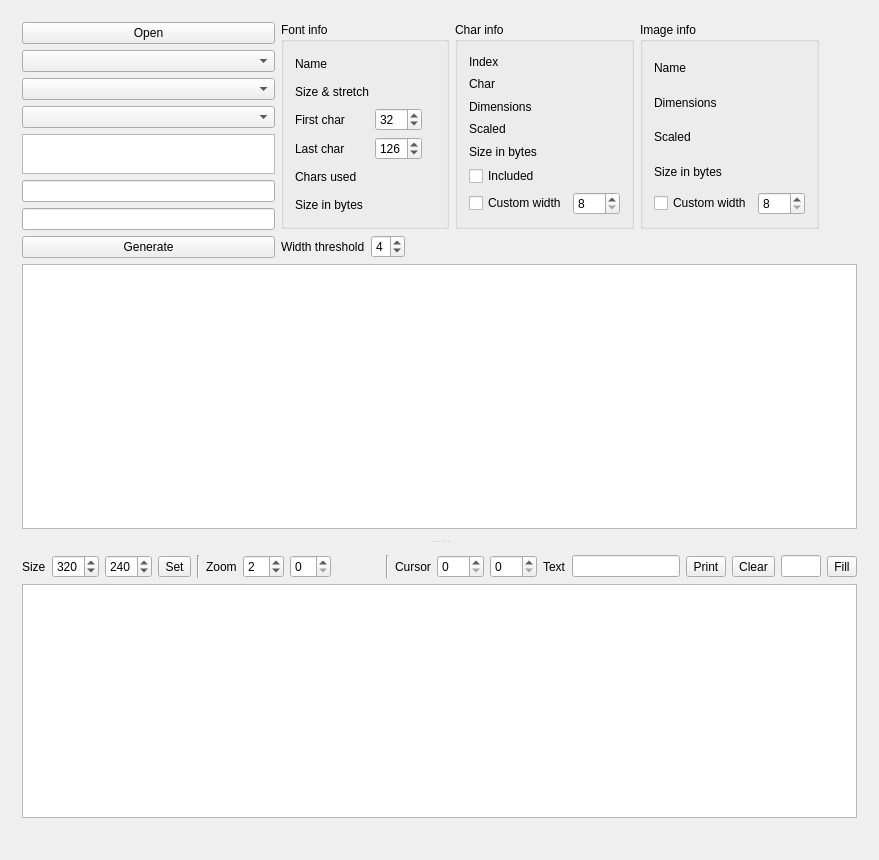
<?xml version="1.0" encoding="UTF-8"?>
<ui version="4.0">
 <class>MainWindow</class>
 <widget class="QMainWindow" name="MainWindow">
  <property name="geometry">
   <rect>
    <x>0</x>
    <y>0</y>
    <width>879</width>
    <height>860</height>
   </rect>
  </property>
  <property name="windowTitle">
   <string>FontConverter</string>
  </property>
  <widget class="QWidget" name="centralWidget">
   <layout class="QVBoxLayout" name="verticalLayout_4">
    <item>
     <widget class="QSplitter" name="splitter">
      <property name="orientation">
       <enum>Qt::Vertical</enum>
      </property>
      <widget class="QWidget" name="verticalLayoutWidget">
       <layout class="QVBoxLayout" name="verticalLayout_2">
        <item>
         <layout class="QHBoxLayout" name="horizontalLayout">
          <item>
           <layout class="QVBoxLayout" name="verticalLayout">
            <item>
             <widget class="QPushButton" name="openFileButton">
              <property name="toolTip">
               <string>Open font or image</string>
              </property>
              <property name="text">
               <string>Open</string>
              </property>
             </widget>
            </item>
            <item>
             <widget class="QComboBox" name="preset">
              <property name="toolTip">
               <string>Preset</string>
              </property>
             </widget>
            </item>
            <item>
             <widget class="QComboBox" name="bitcount">
              <property name="toolTip">
               <string>Bit count</string>
              </property>
              <property name="currentIndex">
               <number>-1</number>
              </property>
             </widget>
            </item>
            <item>
             <widget class="QComboBox" name="bitorder">
              <property name="toolTip">
               <string>Bit order</string>
              </property>
             </widget>
            </item>
            <item>
             <widget class="QPlainTextEdit" name="includes">
              <property name="maximumSize">
               <size>
                <width>16777215</width>
                <height>40</height>
               </size>
              </property>
              <property name="toolTip">
               <string>Includes</string>
              </property>
              <property name="plainText">
               <string/>
              </property>
             </widget>
            </item>
            <item>
             <widget class="QLineEdit" name="arraySyntax1">
              <property name="toolTip">
               <string>Array declaration syntax</string>
              </property>
             </widget>
            </item>
            <item>
             <widget class="QLineEdit" name="arraySyntax2">
              <property name="toolTip">
               <string>Array declaration syntax</string>
              </property>
             </widget>
            </item>
            <item>
             <widget class="QPushButton" name="generateButton">
              <property name="toolTip">
               <string>Generate code</string>
              </property>
              <property name="text">
               <string>Generate</string>
              </property>
             </widget>
            </item>
           </layout>
          </item>
          <item>
           <layout class="QVBoxLayout" name="verticalLayout_5">
            <item>
             <layout class="QHBoxLayout" name="horizontalLayout_4">
              <item>
               <widget class="QGroupBox" name="fontInfoBox">
                <property name="title">
                 <string>Font info</string>
                </property>
                <layout class="QGridLayout" name="gridLayout_2">
                 <item row="2" column="2">
                  <widget class="QSpinBox" name="firstChar">
                   <property name="maximum">
                    <number>999</number>
                   </property>
                   <property name="value">
                    <number>32</number>
                   </property>
                  </widget>
                 </item>
                 <item row="4" column="3">
                  <widget class="QLabel" name="lFontLast">
                   <property name="text">
                    <string/>
                   </property>
                  </widget>
                 </item>
                 <item row="2" column="3">
                  <widget class="QLabel" name="lFontFirst">
                   <property name="text">
                    <string/>
                   </property>
                  </widget>
                 </item>
                 <item row="5" column="1">
                  <widget class="QLabel" name="label_13">
                   <property name="text">
                    <string>Chars used</string>
                   </property>
                  </widget>
                 </item>
                 <item row="4" column="1">
                  <widget class="QLabel" name="label_12">
                   <property name="text">
                    <string>Last char</string>
                   </property>
                  </widget>
                 </item>
                 <item row="6" column="1">
                  <widget class="QLabel" name="label_19">
                   <property name="text">
                    <string>Size in bytes</string>
                   </property>
                  </widget>
                 </item>
                 <item row="2" column="1">
                  <widget class="QLabel" name="label_11">
                   <property name="text">
                    <string>First char</string>
                   </property>
                  </widget>
                 </item>
                 <item row="1" column="1">
                  <widget class="QLabel" name="label_22">
                   <property name="text">
                    <string>Size &amp; stretch</string>
                   </property>
                  </widget>
                 </item>
                 <item row="0" column="1">
                  <widget class="QLabel" name="label_21">
                   <property name="text">
                    <string>Name</string>
                   </property>
                  </widget>
                 </item>
                 <item row="4" column="2">
                  <widget class="QSpinBox" name="lastChar">
                   <property name="maximum">
                    <number>999</number>
                   </property>
                   <property name="value">
                    <number>126</number>
                   </property>
                  </widget>
                 </item>
                 <item row="0" column="2" colspan="2">
                  <widget class="QLabel" name="lFontName">
                   <property name="text">
                    <string/>
                   </property>
                  </widget>
                 </item>
                 <item row="1" column="2" colspan="2">
                  <widget class="QLabel" name="lFontSize">
                   <property name="text">
                    <string/>
                   </property>
                  </widget>
                 </item>
                 <item row="5" column="2" colspan="2">
                  <widget class="QLabel" name="lFontUsed">
                   <property name="text">
                    <string/>
                   </property>
                  </widget>
                 </item>
                 <item row="6" column="2" colspan="2">
                  <widget class="QLabel" name="lFontBytes">
                   <property name="text">
                    <string/>
                   </property>
                  </widget>
                 </item>
                </layout>
               </widget>
              </item>
              <item>
               <widget class="QGroupBox" name="charInfoBox">
                <property name="title">
                 <string>Char info</string>
                </property>
                <layout class="QGridLayout" name="gridLayout">
                 <item row="0" column="2">
                  <widget class="QLabel" name="lCharIndex">
                   <property name="text">
                    <string/>
                   </property>
                  </widget>
                 </item>
                 <item row="0" column="1">
                  <widget class="QLabel" name="label">
                   <property name="text">
                    <string>Index</string>
                   </property>
                  </widget>
                 </item>
                 <item row="1" column="1">
                  <widget class="QLabel" name="label_3">
                   <property name="text">
                    <string>Char</string>
                   </property>
                  </widget>
                 </item>
                 <item row="3" column="1">
                  <widget class="QLabel" name="label_4">
                   <property name="text">
                    <string>Scaled</string>
                   </property>
                  </widget>
                 </item>
                 <item row="3" column="2">
                  <widget class="QLabel" name="lCharScaled">
                   <property name="text">
                    <string/>
                   </property>
                  </widget>
                 </item>
                 <item row="6" column="2">
                  <widget class="QSpinBox" name="charCustomWidth">
                   <property name="minimum">
                    <number>8</number>
                   </property>
                   <property name="maximum">
                    <number>999</number>
                   </property>
                   <property name="singleStep">
                    <number>8</number>
                   </property>
                  </widget>
                 </item>
                 <item row="6" column="1">
                  <widget class="QCheckBox" name="charCustomWidthEnb">
                   <property name="text">
                    <string>Custom width</string>
                   </property>
                  </widget>
                 </item>
                 <item row="2" column="2">
                  <widget class="QLabel" name="lCharDim">
                   <property name="text">
                    <string/>
                   </property>
                  </widget>
                 </item>
                 <item row="2" column="1">
                  <widget class="QLabel" name="label_7">
                   <property name="text">
                    <string>Dimensions</string>
                   </property>
                  </widget>
                 </item>
                 <item row="1" column="2">
                  <widget class="QLabel" name="lCharChar">
                   <property name="text">
                    <string/>
                   </property>
                  </widget>
                 </item>
                 <item row="4" column="1">
                  <widget class="QLabel" name="label_14">
                   <property name="text">
                    <string>Size in bytes</string>
                   </property>
                  </widget>
                 </item>
                 <item row="4" column="2">
                  <widget class="QLabel" name="lCharBytes">
                   <property name="text">
                    <string/>
                   </property>
                  </widget>
                 </item>
                 <item row="5" column="1">
                  <widget class="QCheckBox" name="charIncluded">
                   <property name="text">
                    <string>Included</string>
                   </property>
                  </widget>
                 </item>
                </layout>
               </widget>
              </item>
              <item>
               <widget class="QGroupBox" name="imgInfoBox">
                <property name="title">
                 <string>Image info</string>
                </property>
                <layout class="QGridLayout" name="gridLayout_3">
                 <item row="0" column="0">
                  <widget class="QLabel" name="label_6">
                   <property name="text">
                    <string>Name</string>
                   </property>
                  </widget>
                 </item>
                 <item row="3" column="1">
                  <widget class="QLabel" name="lImgBytes">
                   <property name="text">
                    <string/>
                   </property>
                  </widget>
                 </item>
                 <item row="2" column="1">
                  <widget class="QLabel" name="lImgScaled">
                   <property name="text">
                    <string/>
                   </property>
                  </widget>
                 </item>
                 <item row="3" column="0">
                  <widget class="QLabel" name="label_15">
                   <property name="text">
                    <string>Size in bytes</string>
                   </property>
                  </widget>
                 </item>
                 <item row="2" column="0">
                  <widget class="QLabel" name="label_10">
                   <property name="text">
                    <string>Scaled</string>
                   </property>
                  </widget>
                 </item>
                 <item row="1" column="1">
                  <widget class="QLabel" name="lImgDim">
                   <property name="text">
                    <string/>
                   </property>
                  </widget>
                 </item>
                 <item row="1" column="0">
                  <widget class="QLabel" name="label_8">
                   <property name="text">
                    <string>Dimensions</string>
                   </property>
                  </widget>
                 </item>
                 <item row="0" column="1">
                  <widget class="QLabel" name="lImgName">
                   <property name="text">
                    <string/>
                   </property>
                  </widget>
                 </item>
                 <item row="4" column="0">
                  <widget class="QCheckBox" name="imgCustomWidthEnb">
                   <property name="text">
                    <string>Custom width</string>
                   </property>
                  </widget>
                 </item>
                 <item row="4" column="1">
                  <widget class="QSpinBox" name="imgCustomWidth">
                   <property name="minimum">
                    <number>8</number>
                   </property>
                   <property name="maximum">
                    <number>999</number>
                   </property>
                   <property name="singleStep">
                    <number>8</number>
                   </property>
                  </widget>
                 </item>
                </layout>
               </widget>
              </item>
             </layout>
            </item>
            <item>
             <layout class="QHBoxLayout" name="horizontalLayout_5">
              <item>
               <widget class="QLabel" name="lThreshold">
                <property name="text">
                 <string>Width threshold</string>
                </property>
               </widget>
              </item>
              <item>
               <widget class="QSpinBox" name="threshold">
                <property name="minimum">
                 <number>1</number>
                </property>
                <property name="maximum">
                 <number>7</number>
                </property>
                <property name="value">
                 <number>4</number>
                </property>
               </widget>
              </item>
              <item>
               <spacer name="horizontalSpacer_3">
                <property name="orientation">
                 <enum>Qt::Horizontal</enum>
                </property>
                <property name="sizeHint" stdset="0">
                 <size>
                  <width>40</width>
                  <height>0</height>
                 </size>
                </property>
               </spacer>
              </item>
             </layout>
            </item>
           </layout>
          </item>
          <item>
           <spacer name="horizontalSpacer">
            <property name="orientation">
             <enum>Qt::Horizontal</enum>
            </property>
            <property name="sizeHint" stdset="0">
             <size>
              <width>40</width>
              <height>20</height>
             </size>
            </property>
           </spacer>
          </item>
         </layout>
        </item>
        <item>
         <spacer name="verticalSpacer">
          <property name="orientation">
           <enum>Qt::Vertical</enum>
          </property>
          <property name="sizeType">
           <enum>QSizePolicy::Minimum</enum>
          </property>
          <property name="sizeHint" stdset="0">
           <size>
            <width>20</width>
            <height>0</height>
           </size>
          </property>
         </spacer>
        </item>
        <item>
         <widget class="QListWidget" name="listWidget">
          <property name="iconSize">
           <size>
            <width>500</width>
            <height>500</height>
           </size>
          </property>
          <property name="verticalScrollMode">
           <enum>QAbstractItemView::ScrollPerPixel</enum>
          </property>
          <property name="viewMode">
           <enum>QListView::IconMode</enum>
          </property>
         </widget>
        </item>
       </layout>
      </widget>
      <widget class="QWidget" name="verticalLayoutWidget_2">
       <layout class="QVBoxLayout" name="verticalLayout_3">
        <item>
         <layout class="QHBoxLayout" name="horizontalLayout_2">
          <item>
           <widget class="QLabel" name="label_2">
            <property name="text">
             <string>Size</string>
            </property>
           </widget>
          </item>
          <item>
           <widget class="QSpinBox" name="glcdWidth">
            <property name="minimum">
             <number>8</number>
            </property>
            <property name="maximum">
             <number>999</number>
            </property>
            <property name="value">
             <number>320</number>
            </property>
           </widget>
          </item>
          <item>
           <widget class="QSpinBox" name="glcdHeight">
            <property name="minimum">
             <number>1</number>
            </property>
            <property name="maximum">
             <number>999</number>
            </property>
            <property name="value">
             <number>240</number>
            </property>
           </widget>
          </item>
          <item>
           <widget class="QToolButton" name="setGlcdSizeButton">
            <property name="text">
             <string>Set</string>
            </property>
           </widget>
          </item>
          <item>
           <widget class="Line" name="line_2">
            <property name="orientation">
             <enum>Qt::Vertical</enum>
            </property>
           </widget>
          </item>
          <item>
           <widget class="QLabel" name="label_5">
            <property name="text">
             <string>Zoom</string>
            </property>
           </widget>
          </item>
          <item>
           <widget class="QSpinBox" name="pixelSize">
            <property name="minimum">
             <number>1</number>
            </property>
            <property name="value">
             <number>2</number>
            </property>
           </widget>
          </item>
          <item>
           <widget class="QSpinBox" name="spaceSize">
            <property name="value">
             <number>0</number>
            </property>
           </widget>
          </item>
          <item>
           <spacer name="horizontalSpacer_2">
            <property name="orientation">
             <enum>Qt::Horizontal</enum>
            </property>
            <property name="sizeHint" stdset="0">
             <size>
              <width>40</width>
              <height>20</height>
             </size>
            </property>
           </spacer>
          </item>
          <item>
           <widget class="Line" name="line">
            <property name="orientation">
             <enum>Qt::Vertical</enum>
            </property>
           </widget>
          </item>
          <item>
           <widget class="QLabel" name="label_9">
            <property name="text">
             <string>Cursor</string>
            </property>
           </widget>
          </item>
          <item>
           <widget class="QSpinBox" name="cursorX">
            <property name="maximum">
             <number>999</number>
            </property>
           </widget>
          </item>
          <item>
           <widget class="QSpinBox" name="cursorY">
            <property name="maximum">
             <number>999</number>
            </property>
           </widget>
          </item>
          <item>
           <widget class="QLabel" name="label_16">
            <property name="text">
             <string>Text</string>
            </property>
           </widget>
          </item>
          <item>
           <widget class="QLineEdit" name="text"/>
          </item>
          <item>
           <widget class="QToolButton" name="printButton">
            <property name="text">
             <string>Print</string>
            </property>
           </widget>
          </item>
          <item>
           <widget class="QToolButton" name="clearButton">
            <property name="text">
             <string>Clear</string>
            </property>
           </widget>
          </item>
          <item>
           <widget class="QLineEdit" name="fill">
            <property name="maximumSize">
             <size>
              <width>40</width>
              <height>16777215</height>
             </size>
            </property>
           </widget>
          </item>
          <item>
           <widget class="QToolButton" name="fillButton">
            <property name="text">
             <string>Fill</string>
            </property>
           </widget>
          </item>
         </layout>
        </item>
        <item>
         <widget class="QGraphicsView" name="glcdView">
          <property name="mouseTracking">
           <bool>true</bool>
          </property>
          <property name="alignment">
           <set>Qt::AlignLeading|Qt::AlignLeft|Qt::AlignTop</set>
          </property>
         </widget>
        </item>
        <item>
         <widget class="QLabel" name="glcdInfo">
          <property name="text">
           <string/>
          </property>
         </widget>
        </item>
       </layout>
      </widget>
     </widget>
    </item>
   </layout>
  </widget>
  <widget class="QMenuBar" name="menuBar">
   <property name="geometry">
    <rect>
     <x>0</x>
     <y>0</y>
     <width>879</width>
     <height>21</height>
    </rect>
   </property>
  </widget>
 </widget>
 <layoutdefault spacing="6" margin="11"/>
 <resources/>
 <connections/>
</ui>
